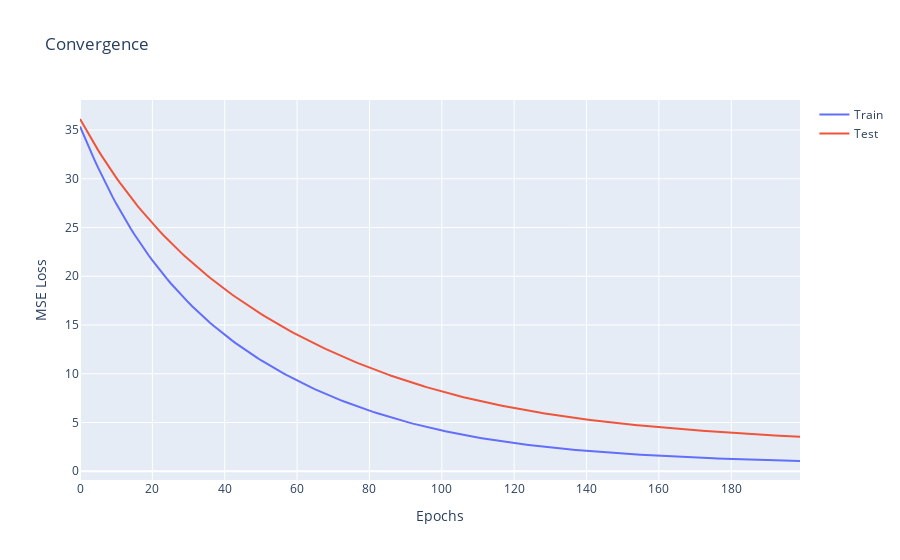

This figure's notebook cell:
### Code cell
plot.convergence(
    losses=[train_loss_history, test_loss_history],
    names=['Train', 'Test']
)

### Figure 1 — Plotly figure (JSON) as saved in the notebook; plotly's stock layout.template omitted (floating-point values rounded to 4 significant figures; data arrays with more than 128 entries replaced by an {"elided": "..."} marker saying what was removed)
{"data": [{"mode": "lines", "name": "Train", "type": "scatter", "x": {"elided": "200 int values"}, "y": {"elided": "200 float values"}}, {"mode": "lines", "name": "Test", "type": "scatter", "x": {"elided": "200 int values"}, "y": {"elided": "200 float values"}}], "layout": {"title": {"text": "Convergence"}, "xaxis": {"title": {"text": "Epochs"}}, "yaxis": {"title": {"text": "MSE Loss"}}}}
